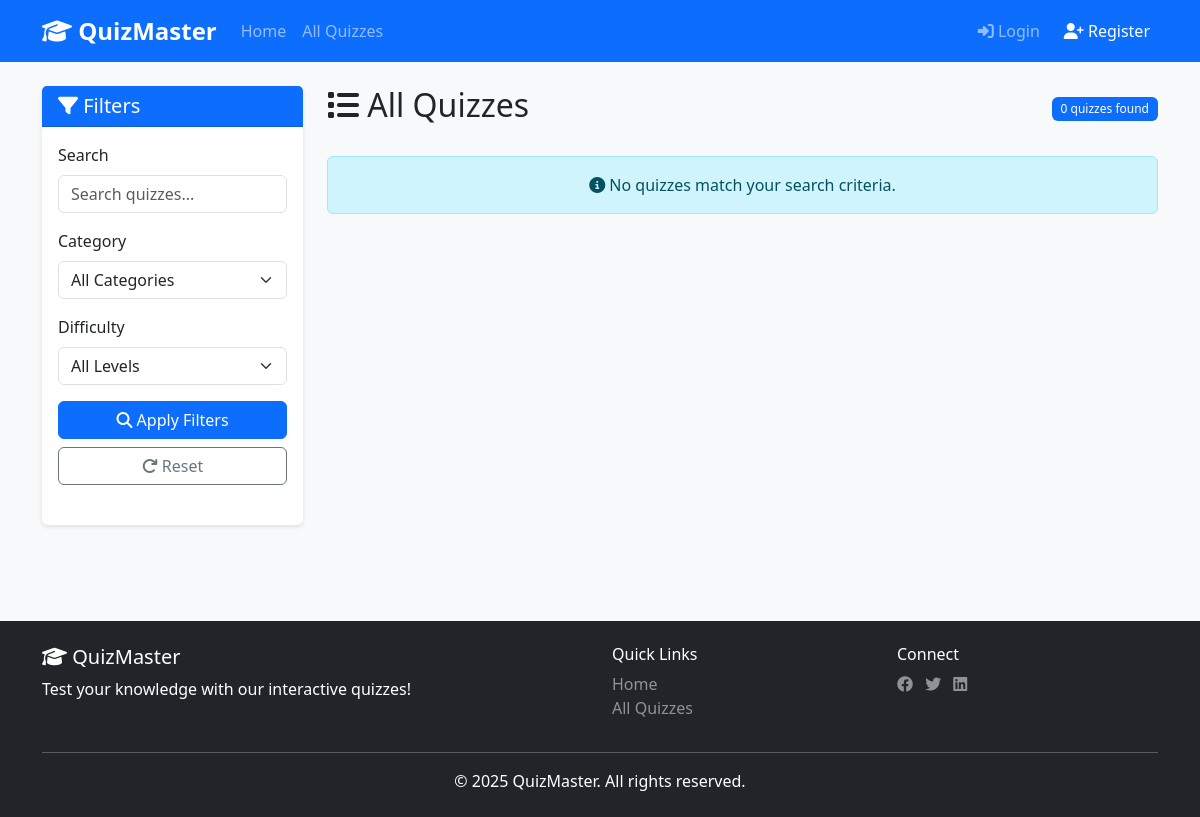
Before: /quizzes/ with the older database file.
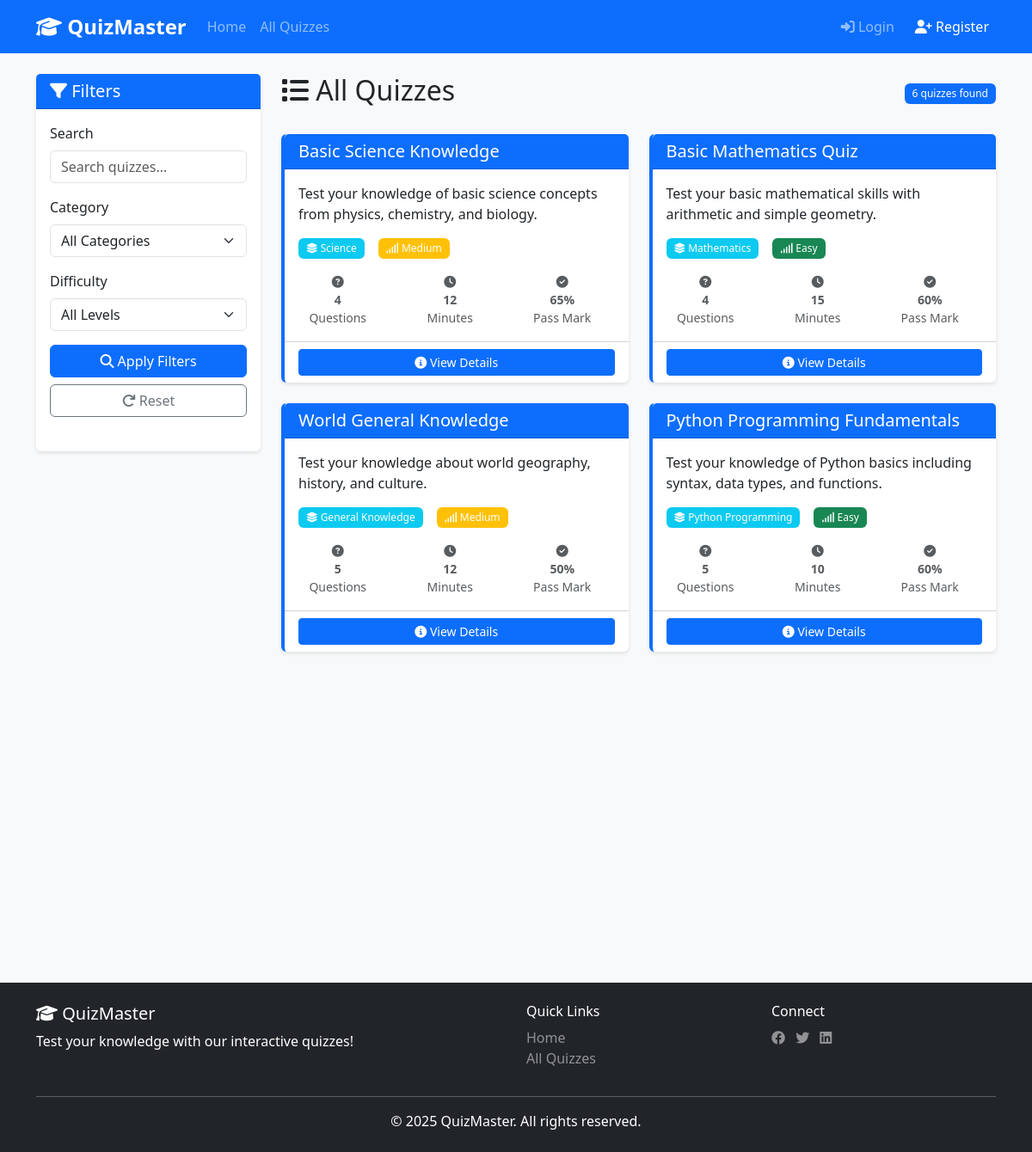
After: the same page with the newer database file.
### quiz/models.py (models this page shows, shortened)
class Quiz(models.Model):
    DIFFICULTY_CHOICES = [
        ('easy', 'Easy'),
        ('medium', 'Medium'),
        ('hard', 'Hard'),
    ]
    title = models.CharField(max_length=200)
    description = models.TextField()
    category = models.ForeignKey(Category, on_delete=models.CASCADE, related_name='quizzes')
    difficulty = models.CharField(max_length=10, choices=DIFFICULTY_CHOICES, default='medium')
    time_limit = models.IntegerField(
        help_text="Time limit in minutes",
        validators=[MinValueValidator(1), MaxValueValidator(180)]
    )
    passing_score = models.IntegerField(
        default=50,
        validators=[MinValueValidator(0), MaxValueValidator(100)],
        help_text="Passing percentage"
    )
    is_active = models.BooleanField(default=True)
    max_attempts = models.IntegerField(
        default=3,
        validators=[MinValueValidator(1)],
        help_text="Maximum number of attempts allowed"
    )
    created_by = models.ForeignKey(User, on_delete=models.CASCADE, related_name='created_quizzes')
    created_at = models.DateTimeField(auto_now_add=True)
    updated_at = models.DateTimeField(auto_now=True)
    class Meta:
        verbose_name_plural = 'Quizzes'
        ordering = ['-created_at']
    def total_questions(self):
        return self.questions.count()

class Category(models.Model):
    name = models.CharField(max_length=100, unique=True)
    description = models.TextField(blank=True)
    created_at = models.DateTimeField(auto_now_add=True)
    class Meta:
        verbose_name_plural = 'Categories'
        ordering = ['name']

### quiz/views.py (the view)
# urls.py: path('quizzes/', views.quiz_list, name='quiz_list'),
def quiz_list(request):
    quizzes = Quiz.objects.filter(is_active=True)
    category_id = request.GET.get('category', '')
    difficulty = request.GET.get('difficulty', '')
    search = request.GET.get('search', '')
    if category_id and category_id != 'None':
        try:
            category_id = int(category_id)
            quizzes = quizzes.filter(category_id=category_id)
        except (ValueError, TypeError):
            category_id = None
    else:
        category_id = None
    if difficulty and difficulty != 'None':
        quizzes = quizzes.filter(difficulty=difficulty)
    else:
        difficulty = None
    if search and search != 'None':
        quizzes = quizzes.filter(
            Q(title__icontains=search) |
            Q(description__icontains=search)
        )
    else:
        search = None
    categories = Category.objects.all()
    context = {
        'quizzes': quizzes,
        'categories': categories,
        'selected_category': category_id,
        'selected_difficulty': difficulty,
        'search_query': search,
    }
    return render(request, 'quiz/quiz_list.html', context)

### quiz/templates/quiz/quiz_list.html (shortened to what the changed rows need)
{% extends 'quiz/base.html' %}
{% load static %}
{% block content %}
<div class="row">
    <div class="col-md-9">
        <div class="d-flex justify-content-between align-items-center mb-4">
            <h2><i class="fas fa-list"></i> All Quizzes</h2>
            <span class="badge bg-primary">{{ quizzes.count }} quizzes found</span>
        </div>
        <div class="row">
            {% for quiz in quizzes %}
            <div class="col-md-6 mb-4">
                <div class="card quiz-card h-100 hover-shadow">
                    <div class="card-header bg-primary text-white">
                        <h5 class="mb-0">{{ quiz.title }}</h5>
                    </div>
                    <div class="card-body">
                        <p class="card-text">{{ quiz.description|truncatewords:25 }}</p>
                        <div class="quiz-meta mb-3">
                            <span class="badge bg-info me-2">
                                <i class="fas fa-layer-group"></i> {{ quiz.category.name }}
                            </span>
                            <span class="badge bg-{% if quiz.difficulty == 'easy' %}success{% elif quiz.difficulty == 'medium' %}warning{% else %}danger{% endif %}">
                                <i class="fas fa-signal"></i> {{ quiz.get_difficulty_display }}
                            </span>
                        </div>
                        <div class="quiz-info">
                            <div class="row text-center">
                                <div class="col-4">
                                    <small class="text-muted">
                                        <i class="fas fa-question-circle"></i><br>
                                        <strong>{{ quiz.total_questions }}</strong><br>
                                        Questions
                                    </small>
                                </div>
                                <div class="col-4">
                                    <small class="text-muted">
                                        <i class="fas fa-clock"></i><br>
                                        <strong>{{ quiz.time_limit }}</strong><br>
                                        Minutes
                                    </small>
                                </div>
                                <div class="col-4">
                                    <small class="text-muted">
                                        <i class="fas fa-check-circle"></i><br>
                                        <strong>{{ quiz.passing_score }}%</strong><br>
                                        Pass Mark
                                    </small>
                                </div>
                            </div>
                        </div>
                    </div>
                    <div class="card-footer bg-transparent">
                        <a href="{% url 'quiz:quiz_detail' quiz.id %}" class="btn btn-primary btn-sm w-100">
                            <i class="fas fa-info-circle"></i> View Details
                        </a>
                    </div>
                </div>
            </div>
            {% empty %}
            <div class="col-12">
                <div class="alert alert-info text-center">
                    <i class="fas fa-info-circle"></i> No quizzes match your search criteria.
                </div>
            </div>
            {% endfor %}
        </div>
    </div>
</div>
{% endblock %}

Changed rows visible on the page:
added Quiz: title "Basic Science Knowledge", description "Test your knowledge of basic science concepts from physics, chemistry, and biology.", category.name "Science", difficulty "Medium", total_questions "4", time_limit "12", passing_score "65"
added Quiz: title "Basic Mathematics Quiz", description "Test your basic mathematical skills with arithmetic and simple geometry.", category.name "Mathematics", difficulty "Easy", total_questions "4", time_limit "15", passing_score "60"
added Quiz: title "World General Knowledge", description "Test your knowledge about world geography, history, and culture.", category.name "General Knowledge", difficulty "Medium", total_questions "5", time_limit "12", passing_score "50"
added Quiz: title "Python Programming Fundamentals", description "Test your knowledge of Python basics including syntax, data types, and functions.", category.name "Python Programming", difficulty "Easy", total_questions "5", time_limit "10", passing_score "60"
Other visible differences:
{{ quizzes.count }}: "0" → "6"
text no longer shown: "No quizzes match your search criteria."
